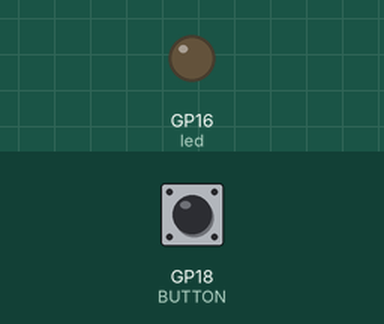
This program was run on a simulated Raspberry Pi Pico running MicroPython. Shown: output pins drawn as LEDs (lit = HIGH). The test bench sets the inputs (shaded band); at power-on: GP18 (BUTTON) LOW.

Above: at 1.2 s.
1.3 s: GP18 (BUTTON) pulled HIGH for 0.15 s
At 1.37 s:
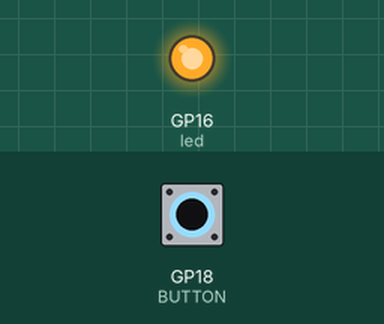
2.9 s: GP18 (BUTTON) pulled HIGH for 3.2 s
At 7.1 s:
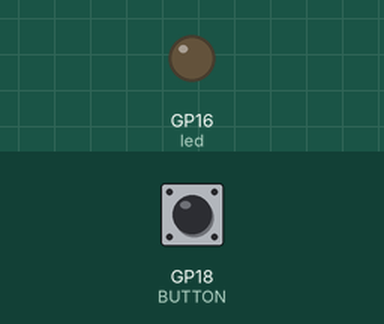
Timing chart, 0 to 8.6 s (numbered marks = the images above; inputs shaded):
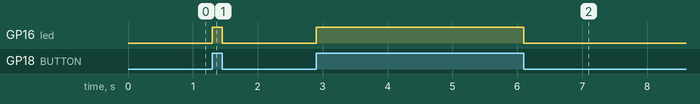

Measured:
- after the input at 1.3 s, GP16 (led): LOW → HIGH at once, → LOW 0.15 s later
- after the input at 2.9 s, GP16 (led): LOW → HIGH at once, → LOW 3.2 s later

The program:

Button_led.py
```python
from machine import Pin
import utime
led = Pin(16, Pin.OUT)
BUTTON = Pin(18, Pin.IN)

while True:
    val = BUTTON.value()
    if val :
        led.value(1)
    else:
        led.value(0)
    
```
